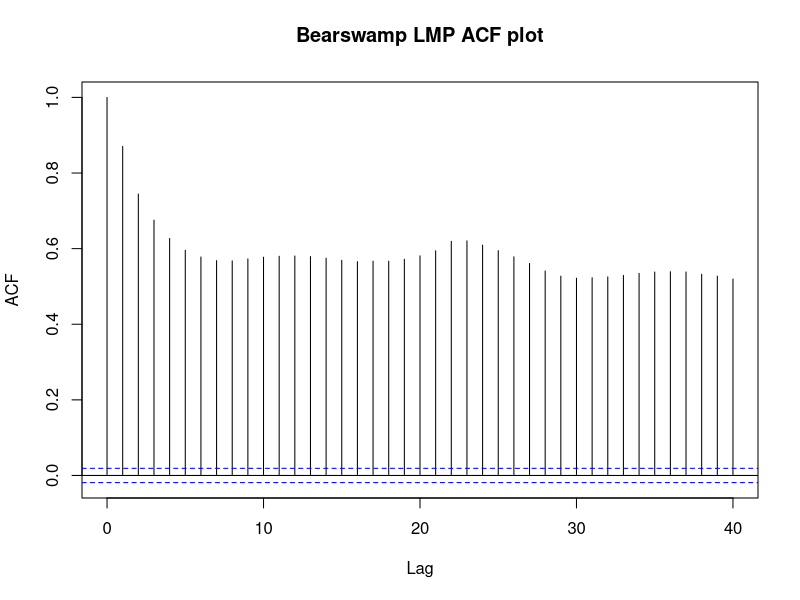
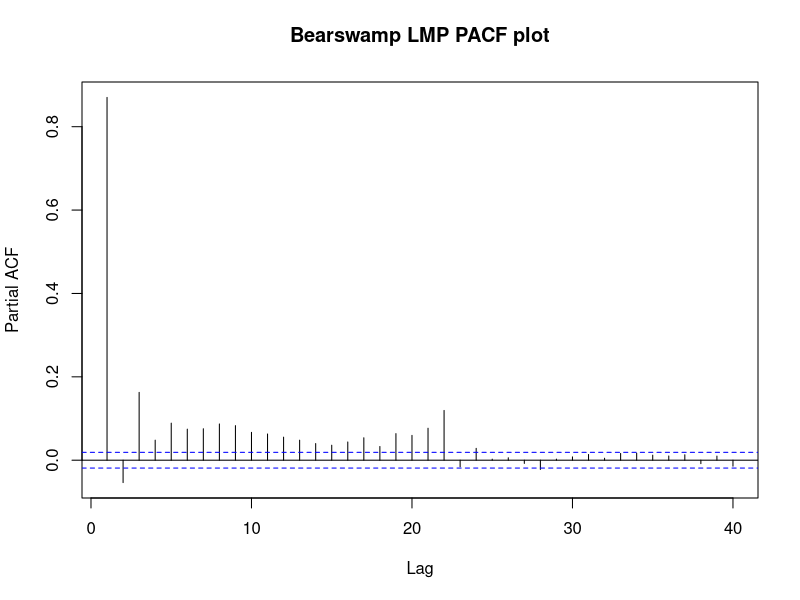
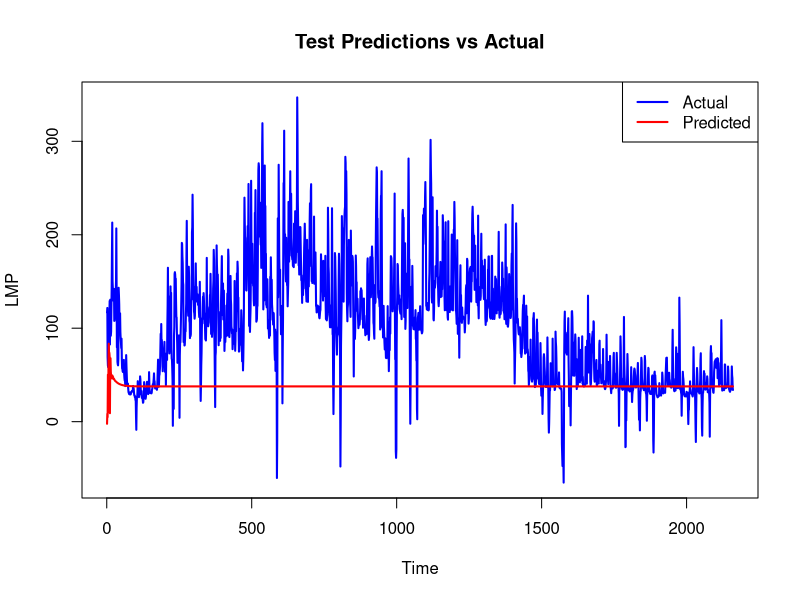
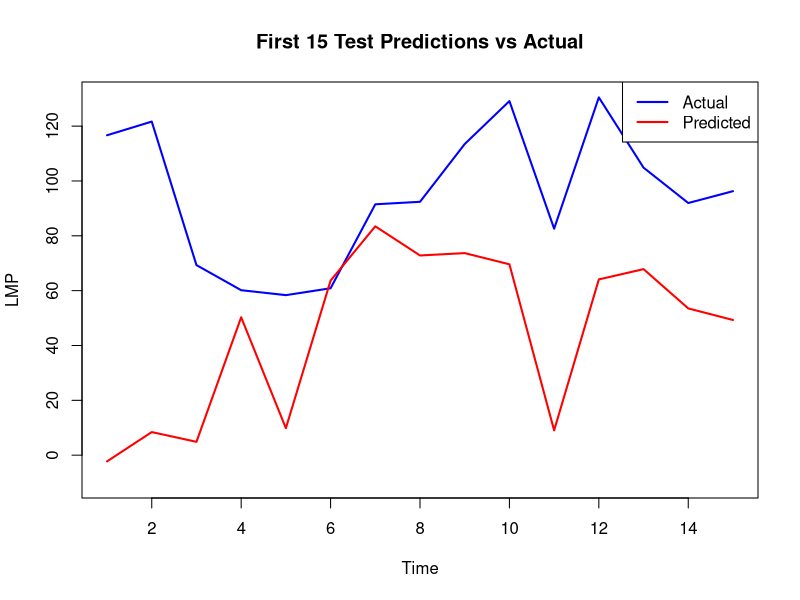

R code for these plots, in order:
## ---- chunk 1
# read in the lmp data
lmp_df <- read.csv("lmp_data.csv", row.names = 1)
head(lmp_df)
## ---- chunk 2
# keep only the interval local time and the lmp
lmp_df <- lmp_df[, c("interval_end_local", "lmp")]
head(lmp_df)
## ---- chunk 3
series <- ts(lmp_df$lmp)

# acf and pacf plots
acf(series, main="Bearswamp LMP ACF plot")
pacf(series, main="Bearswamp LMP PACF plot")
## ---- chunk 4
# check if the data is stationary using an ADF test
#install.packages("tseries")
library(tseries)
adf.test(lmp_df$lmp)
## ---- chunk 5
#split into train and test sets
train_size <- floor(0.8 * nrow(lmp_df))
train_data <- lmp_df[1:train_size, ]
test_data <- lmp_df[(train_size +1 ):nrow(lmp_df),]

y_train <- train_data$lmp
y_test <- test_data$lmp

# number of lags to include in the model
lag <- 12

# create x and y matrices
# docs for embed: http://rdocumentation.org/packages/stats/versions/3.6.2/topics/embed
X <- embed(y_train, lag + 1)
y <- X[, lag + 1] 

# remove last column from X because it's current value
X <- X[, -ncol(X)]

# add intercept
X <- cbind(1, X)

# fit using OLS
XTX <- t(X) %*% X 
XTX_inv <- solve(XTX)
XTy <- t(X) %*% y
weights <- XTX_inv %*% XTy 

# print coefficeints
cat("AR model coefficients:\n")
print(weights)
## ---- chunk 6
# predict on test set
test_predictions <- numeric(length(y_test))

for (i in 1:length(y_test)) {
  if (i <= lag) {
    # use lag from training set for the first predictions
    lags <- tail(y_train, lag)[(lag - i + 1):lag]
  } else {
    # otherwise use last predicted
    lags <- test_predictions[(i - lag):(i - 1)]
  }
  # add bias term
  lags_with_bias <- c(1, lags)
  
  # apply coefficients to lags
  weighted_lags <- lags_with_bias * weights
  
  # calculate prediction
  test_predictions[i] <- sum(weighted_lags)
}

## ---- chunk 7
# plot the actuals vs predicted
plot(y_test, type = "l", col = "blue", lwd = 2, ylab = "LMP", xlab = "Time", 
     main = "Test Predictions vs Actual")
lines(test_predictions, col = "red", lwd = 2) 
legend("topright", legend = c("Actual", "Predicted"), col = c("blue", "red"), lty = 1, lwd = 2)

## ---- chunk 8
# plot the first 15 values
y_test_subset <- y_test[1:15]
test_predictions_subset <- test_predictions[1:15]
plot(y_test_subset, type = "l", col = "blue", lwd = 2, ylab = "LMP", xlab = "Time", 
     main = "First 15 Test Predictions vs Actual", ylim = c(-10, max(c(y_test_subset, test_predictions_subset))))
lines(test_predictions_subset, col = "red", lwd = 2)
legend("topright", legend = c("Actual", "Predicted"), col = c("blue", "red"), lty = 1, lwd = 2)

## ---- chunk 9
# calculate RMSE
rmse <- sqrt(mean((y_test - test_predictions)^2))
cat("RMSE: ", rmse, "\n")
